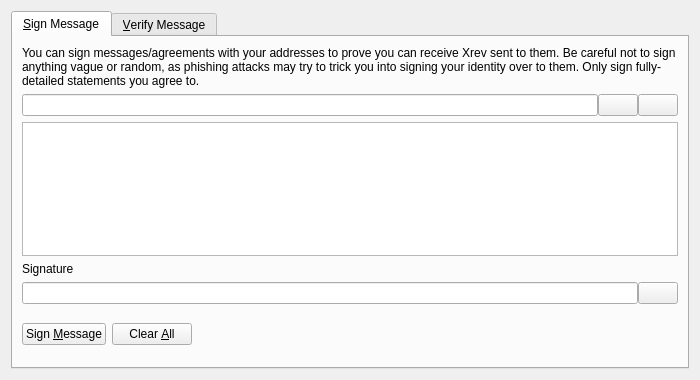
<?xml version="1.0" encoding="UTF-8"?>
<ui version="4.0">
 <class>SignVerifyMessageDialog</class>
 <widget class="QDialog" name="SignVerifyMessageDialog">
  <property name="geometry">
   <rect>
    <x>0</x>
    <y>0</y>
    <width>700</width>
    <height>380</height>
   </rect>
  </property>
  <property name="windowTitle">
   <string>Signatures - Sign / Verify a Message</string>
  </property>
  <property name="modal">
   <bool>true</bool>
  </property>
  <layout class="QVBoxLayout" name="verticalLayout">
   <item>
    <widget class="QTabWidget" name="tabWidget">
     <property name="currentIndex">
      <number>0</number>
     </property>
     <widget class="QWidget" name="tabSignMessage">
      <attribute name="title">
       <string>&amp;Sign Message</string>
      </attribute>
      <layout class="QVBoxLayout" name="verticalLayout_SM">
       <item>
        <widget class="QLabel" name="infoLabel_SM">
         <property name="text">
          <string>You can sign messages/agreements with your addresses to prove you can receive Xrev sent to them. Be careful not to sign anything vague or random, as phishing attacks may try to trick you into signing your identity over to them. Only sign fully-detailed statements you agree to.</string>
         </property>
         <property name="textFormat">
          <enum>Qt::PlainText</enum>
         </property>
         <property name="wordWrap">
          <bool>true</bool>
         </property>
        </widget>
       </item>
       <item>
        <layout class="QHBoxLayout" name="horizontalLayout_1_SM">
         <property name="spacing">
          <number>0</number>
         </property>
         <item>
          <widget class="QValidatedLineEdit" name="addressIn_SM">
           <property name="toolTip">
            <string>The Xrev address to sign the message with</string>
           </property>
          </widget>
         </item>
         <item>
          <widget class="QPushButton" name="addressBookButton_SM">
           <property name="toolTip">
            <string>Choose previously used address</string>
           </property>
           <property name="text">
            <string/>
           </property>
           <property name="shortcut">
            <string>Alt+A</string>
           </property>
           <property name="autoDefault">
            <bool>false</bool>
           </property>
          </widget>
         </item>
         <item>
          <widget class="QPushButton" name="pasteButton_SM">
           <property name="toolTip">
            <string>Paste address from clipboard</string>
           </property>
           <property name="text">
            <string/>
           </property>
           <property name="shortcut">
            <string>Alt+P</string>
           </property>
           <property name="autoDefault">
            <bool>false</bool>
           </property>
          </widget>
         </item>
        </layout>
       </item>
       <item>
        <widget class="QPlainTextEdit" name="messageIn_SM">
         <property name="toolTip">
          <string>Enter the message you want to sign here</string>
         </property>
        </widget>
       </item>
       <item>
        <widget class="QLabel" name="signatureLabel_SM">
         <property name="text">
          <string>Signature</string>
         </property>
         <property name="textFormat">
          <enum>Qt::PlainText</enum>
         </property>
        </widget>
       </item>
       <item>
        <layout class="QHBoxLayout" name="horizontalLayout_2_SM">
         <property name="spacing">
          <number>0</number>
         </property>
         <item>
          <widget class="QLineEdit" name="signatureOut_SM">
           <property name="font">
            <font>
             <italic>true</italic>
            </font>
           </property>
           <property name="readOnly">
            <bool>true</bool>
           </property>
          </widget>
         </item>
         <item>
          <widget class="QPushButton" name="copySignatureButton_SM">
           <property name="toolTip">
            <string>Copy the current signature to the system clipboard</string>
           </property>
           <property name="text">
            <string/>
           </property>
           <property name="autoDefault">
            <bool>false</bool>
           </property>
          </widget>
         </item>
        </layout>
       </item>
       <item>
        <layout class="QHBoxLayout" name="horizontalLayout_3_SM">
         <item>
          <widget class="QPushButton" name="signMessageButton_SM">
           <property name="toolTip">
            <string>Sign the message to prove you own this Xrev address</string>
           </property>
           <property name="text">
            <string>Sign &amp;Message</string>
           </property>
           <property name="autoDefault">
            <bool>false</bool>
           </property>
          </widget>
         </item>
         <item>
          <widget class="QPushButton" name="clearButton_SM">
           <property name="toolTip">
            <string>Reset all sign message fields</string>
           </property>
           <property name="text">
            <string>Clear &amp;All</string>
           </property>
           <property name="autoDefault">
            <bool>false</bool>
           </property>
          </widget>
         </item>
         <item>
          <spacer name="horizontalSpacer_1_SM">
           <property name="orientation">
            <enum>Qt::Horizontal</enum>
           </property>
           <property name="sizeHint" stdset="0">
            <size>
             <width>40</width>
             <height>48</height>
            </size>
           </property>
          </spacer>
         </item>
         <item>
          <widget class="QLabel" name="statusLabel_SM">
           <property name="font">
            <font>
             <weight>75</weight>
             <bold>true</bold>
            </font>
           </property>
           <property name="text">
            <string/>
           </property>
           <property name="wordWrap">
            <bool>true</bool>
           </property>
          </widget>
         </item>
         <item>
          <spacer name="horizontalSpacer_2_SM">
           <property name="orientation">
            <enum>Qt::Horizontal</enum>
           </property>
           <property name="sizeHint" stdset="0">
            <size>
             <width>40</width>
             <height>48</height>
            </size>
           </property>
          </spacer>
         </item>
        </layout>
       </item>
      </layout>
     </widget>
     <widget class="QWidget" name="tabVerifyMessage">
      <attribute name="title">
       <string>&amp;Verify Message</string>
      </attribute>
      <layout class="QVBoxLayout" name="verticalLayout_VM">
       <item>
        <widget class="QLabel" name="infoLabel_VM">
         <property name="text">
          <string>Enter the receiver's address, message (ensure you copy line breaks, spaces, tabs, etc. exactly) and signature below to verify the message. Be careful not to read more into the signature than what is in the signed message itself, to avoid being tricked by a man-in-the-middle attack. Note that this only proves the signing party receives with the address, it cannot prove sendership of any transaction!</string>
         </property>
         <property name="textFormat">
          <enum>Qt::PlainText</enum>
         </property>
         <property name="alignment">
          <set>Qt::AlignLeading|Qt::AlignLeft|Qt::AlignTop</set>
         </property>
         <property name="wordWrap">
          <bool>true</bool>
         </property>
        </widget>
       </item>
       <item>
        <layout class="QHBoxLayout" name="horizontalLayout_1_VM">
         <property name="spacing">
          <number>0</number>
         </property>
         <item>
          <widget class="QValidatedLineEdit" name="addressIn_VM">
           <property name="toolTip">
            <string>The Xrev address the message was signed with</string>
           </property>
          </widget>
         </item>
         <item>
          <widget class="QPushButton" name="addressBookButton_VM">
           <property name="toolTip">
            <string>Choose previously used address</string>
           </property>
           <property name="text">
            <string/>
           </property>
           <property name="shortcut">
            <string>Alt+A</string>
           </property>
           <property name="autoDefault">
            <bool>false</bool>
           </property>
          </widget>
         </item>
        </layout>
       </item>
       <item>
        <widget class="QPlainTextEdit" name="messageIn_VM"/>
       </item>
       <item>
        <widget class="QValidatedLineEdit" name="signatureIn_VM"/>
       </item>
       <item>
        <layout class="QHBoxLayout" name="horizontalLayout_2_VM">
         <item>
          <widget class="QPushButton" name="verifyMessageButton_VM">
           <property name="toolTip">
            <string>Verify the message to ensure it was signed with the specified Xrev address</string>
           </property>
           <property name="text">
            <string>Verify &amp;Message</string>
           </property>
           <property name="autoDefault">
            <bool>false</bool>
           </property>
          </widget>
         </item>
         <item>
          <widget class="QPushButton" name="clearButton_VM">
           <property name="toolTip">
            <string>Reset all verify message fields</string>
           </property>
           <property name="text">
            <string>Clear &amp;All</string>
           </property>
           <property name="autoDefault">
            <bool>false</bool>
           </property>
          </widget>
         </item>
         <item>
          <spacer name="horizontalSpacer_1_VM">
           <property name="orientation">
            <enum>Qt::Horizontal</enum>
           </property>
           <property name="sizeHint" stdset="0">
            <size>
             <width>40</width>
             <height>48</height>
            </size>
           </property>
          </spacer>
         </item>
         <item>
          <widget class="QLabel" name="statusLabel_VM">
           <property name="font">
            <font>
             <weight>75</weight>
             <bold>true</bold>
            </font>
           </property>
           <property name="text">
            <string/>
           </property>
           <property name="wordWrap">
            <bool>true</bool>
           </property>
          </widget>
         </item>
         <item>
          <spacer name="horizontalSpacer_2_VM">
           <property name="orientation">
            <enum>Qt::Horizontal</enum>
           </property>
           <property name="sizeHint" stdset="0">
            <size>
             <width>40</width>
             <height>48</height>
            </size>
           </property>
          </spacer>
         </item>
        </layout>
       </item>
      </layout>
     </widget>
    </widget>
   </item>
  </layout>
 </widget>
 <customwidgets>
  <customwidget>
   <class>QValidatedLineEdit</class>
   <extends>QLineEdit</extends>
   <header>qvalidatedlineedit.h</header>
  </customwidget>
 </customwidgets>
 <resources>
  <include location="../xrev.qrc"/>
 </resources>
 <connections/>
</ui>
